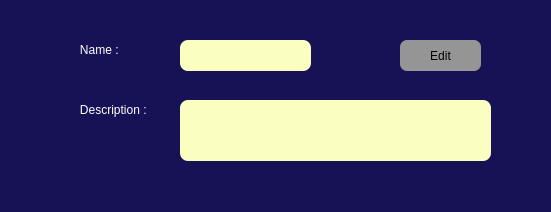
<?xml version="1.0" encoding="UTF-8"?>
<ui version="4.0">
 <class>editteam</class>
 <widget class="QWidget" name="editteam">
  <property name="geometry">
   <rect>
    <x>0</x>
    <y>0</y>
    <width>551</width>
    <height>212</height>
   </rect>
  </property>
  <property name="windowTitle">
   <string>Form</string>
  </property>
  <property name="styleSheet">
   <string notr="true">background-color: rgb(22, 18, 85);</string>
  </property>
  <widget class="QPushButton" name="editButton">
   <property name="geometry">
    <rect>
     <x>400</x>
     <y>40</y>
     <width>81</width>
     <height>31</height>
    </rect>
   </property>
   <property name="styleSheet">
    <string notr="true">background-color: rgb(149, 149, 149);
border-radius:7px;</string>
   </property>
   <property name="text">
    <string>Edit</string>
   </property>
  </widget>
  <widget class="QLineEdit" name="nameLineEdit">
   <property name="geometry">
    <rect>
     <x>180</x>
     <y>40</y>
     <width>131</width>
     <height>31</height>
    </rect>
   </property>
   <property name="styleSheet">
    <string notr="true">background-color: rgb(250, 255, 193);
border-radius:8px;</string>
   </property>
  </widget>
  <widget class="QTextEdit" name="descriptionLineEdit">
   <property name="geometry">
    <rect>
     <x>180</x>
     <y>100</y>
     <width>311</width>
     <height>61</height>
    </rect>
   </property>
   <property name="styleSheet">
    <string notr="true">background-color: rgb(250, 255, 193);
border-radius:8px;</string>
   </property>
  </widget>
  <widget class="QLabel" name="Name">
   <property name="geometry">
    <rect>
     <x>70</x>
     <y>40</y>
     <width>63</width>
     <height>20</height>
    </rect>
   </property>
   <property name="styleSheet">
    <string notr="true">color: rgb(255, 255, 255);

border-radius:7px;</string>
   </property>
   <property name="text">
    <string>   Name :</string>
   </property>
  </widget>
  <widget class="QLabel" name="descriptionLabel">
   <property name="geometry">
    <rect>
     <x>70</x>
     <y>100</y>
     <width>101</width>
     <height>20</height>
    </rect>
   </property>
   <property name="styleSheet">
    <string notr="true">color: rgb(255, 255, 255);

border-radius:7px;</string>
   </property>
   <property name="text">
    <string>   Description :</string>
   </property>
  </widget>
 </widget>
 <resources/>
 <connections/>
</ui>
